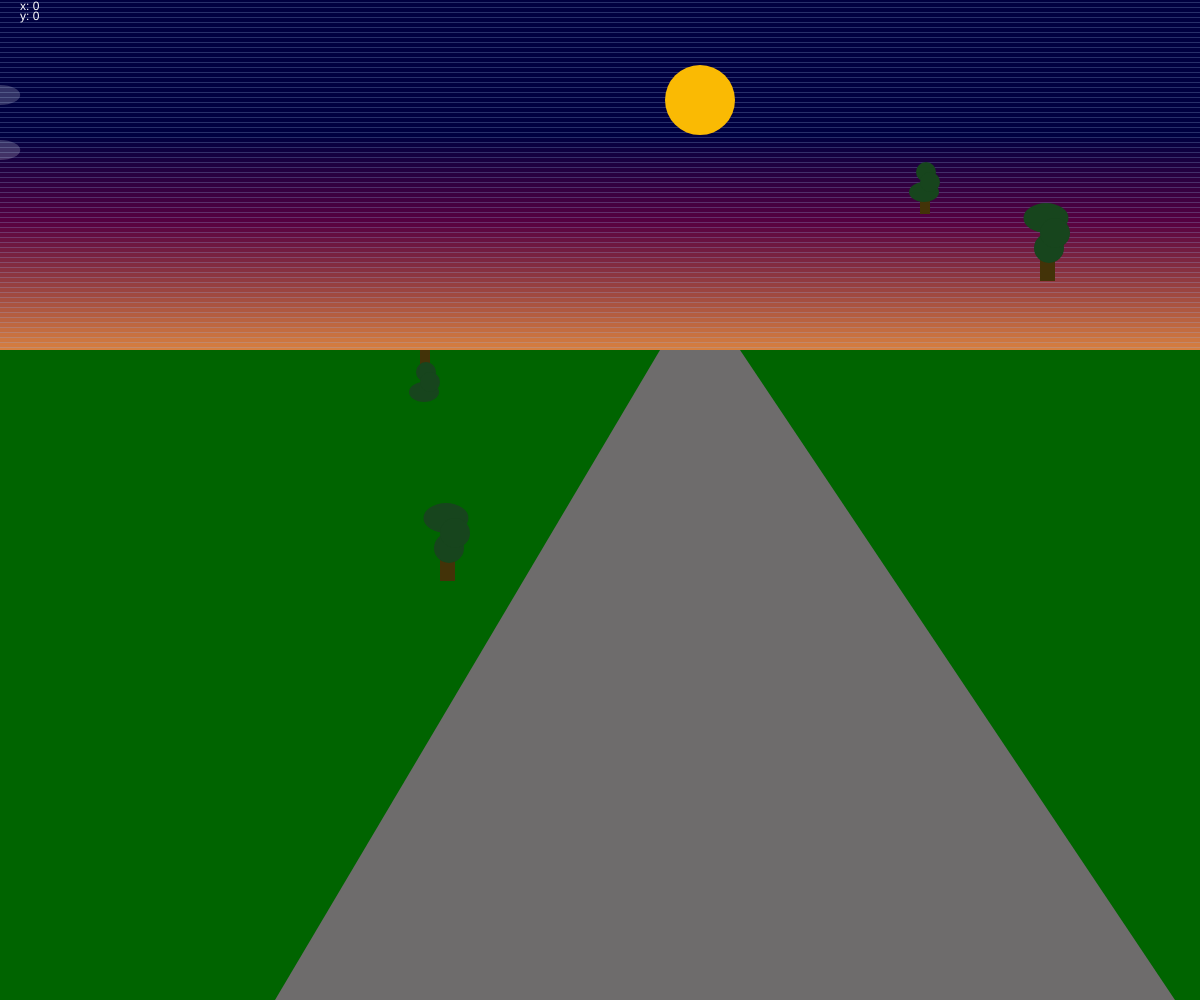
Frame 1 (no input)
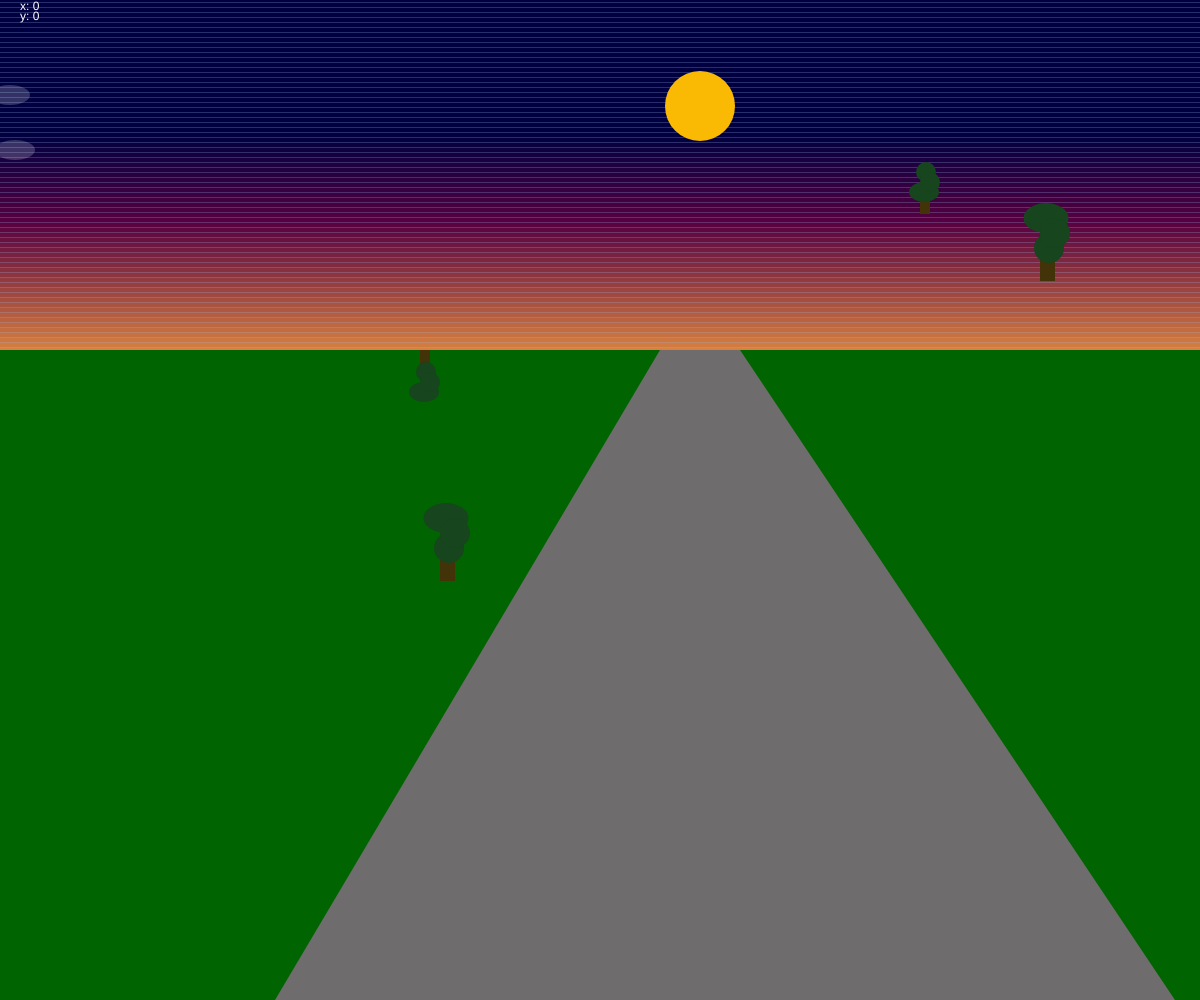
Frame 60 (no input)
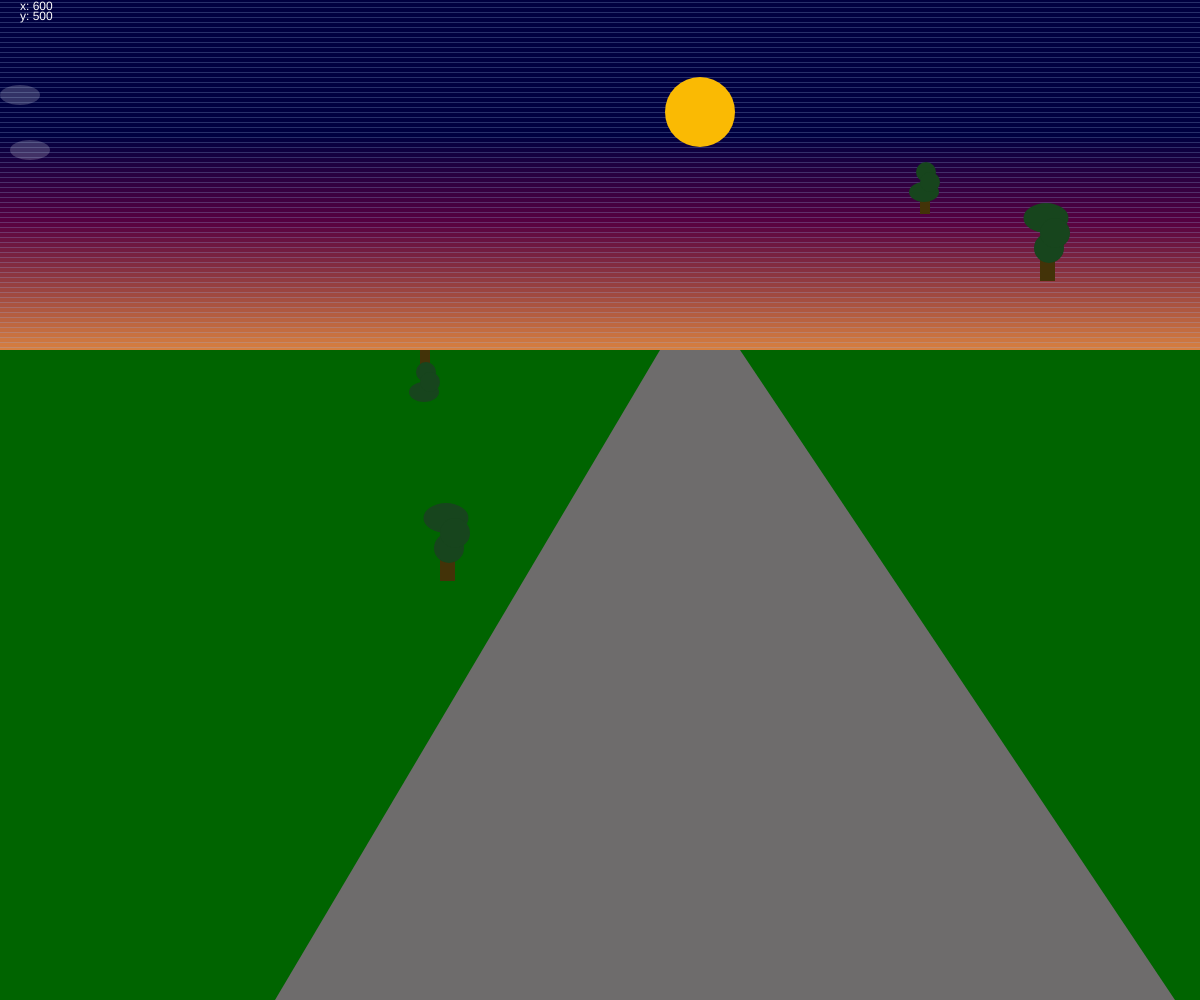
Frame 120 (the mouse pressed at the canvas centre since frame 60)

The p5.js sketch that drew these frames (run headless with seeded random() and noise() and a simulated clock; from frame 60 on, the mouse is pressed at the canvas centre):

// p5.js sketch
// ── sketch.js

function setup() {
  createCanvas(windowWidth, windowHeight);
} // end setup

function draw() {
  background(159, 189, 237);// rgb  0-255

  // pretty sky
  for(var i=0; i<=500; i+=5){
    strokeWeight(5);
    stroke(215-i,128-i,64);
    line(0,350-i,width,350-i); // x,y,x,y
  }

  // sun
  noStroke();
  fill(250,186, 3);
  ellipse(700,(100+frameCount/10),70,70); 1
  //text(frameCount,200,150);

  // mountains

  // cloud
  fill(255,255,255,50);
  ellipse(frameCount/4,150,40,20);
//cloud 2
  fill(255,255,255,50);
  ellipse(frameCount/6,95,40,20);

  // Green Ground
  noStroke();
  fill(0,100,0);// rgb
  rect(0,350,width,1000);
  //street
  fill('#6E6C6C');
 quad(660,350, 740, 350, 1175, 1000, 275, 1000);

  // left tree 1
  fill(67, 51, 8); // tree brown
  rect(420,350,10,20); // trunk
  fill(23, 69, 29);
  ellipse(426,372,20,20);// tree top
  ellipse(424,392,30,20);
  ellipse(430,382,20,20);
  //right tree1
  fill(67, 51, 8); // tree brown
  rect(920,194,10,20); // trunk
  fill(23, 69, 29);
  ellipse(926,172,20,20);// tree top
  ellipse(924,192,30,20);
  ellipse(930,182,20,20);

  // tree 2
  push();
    translate(-40,-40);
    scale(1.5);
    fill(67, 51, 8); // tree brown
    rect(320,394,10,20); // trunk
    fill(23, 69, 29);
    ellipse(326,392,20,20);// tree top
    ellipse(324,372,30,20);
    ellipse(330,382,20,20);
    pop();

push();
    translate(-40,-40);
    scale(1.5);
    fill(67, 51, 8); // tree brown
    rect(720,194,10,20); // trunk
    fill(23, 69, 29);
    ellipse(726,192,20,20);// tree top
    ellipse(724,172,30,20);
    ellipse(730,182,20,20);

  pop();

  //left tree 2




  mouseLocation();
} // end draw

function mouseLocation(){
  fill(255);
  text(("x: " + mouseX),20,10);
  text(("y: " + mouseY),20,20);
} // end mouseLocation

// ── bg.js
var daysunpos=200;
var nightsunpos=200;

function nighttime() {
  background(159, 189, 237); // rgb  0-255

  // pretty sky
  for (var i = 0; i <= 500; i += 5) {
    strokeWeight(10);
    stroke(215 - i, 128 - i, 64);
    line(0, 350 - i, width, 350 - i); // x,y,x,y
  }

  // sun
  noStroke();
  fill(250, 186, 3);
  ellipse(800, nightsunpos = nightsunpos + .1, 70, 70);
//  1
  //text(frameCount,200,150);



  // cloud
  fill(255, 255, 255, 50);
  ellipse(frameCount / 4, 150, 40, 20);
  //cloud 2
  fill(255, 255, 255, 50);
  ellipse(frameCount / 6, 95, 40, 20);

  // Green Ground
  noStroke();
  fill(0, 100, 0); // rgb
  rect(0, 350, width, 1000);

  fill(4, 107, 0); // rgb
  rect(0, 322, width, 1000);


  //street
  fill('#6E6C6C');
  quad(660, 350, 940, 350, 1375, 1000, 275, 1000);
   quad(690, 322, 907, 323, 1375, 1000, 275, 1000);


}


function daylight() {
  // pretty sky
  for (var i = 0; i <= 500; i += 5) {

   strokeWeight(10);
      stroke(477 - i, 128 - i, 64);
      line(0, 350 - i, width, 350 - i); // x,y,x,y
    }

  // sun
  noStroke();
  fill(250, 186, 3);
  ellipse(800, daysunpos = daysunpos - .1, 70, 70);
  //  1
  //text(frameCount,200,150);



  // cloud
  fill(255, 255, 255, 50);
  ellipse(frameCount / 4, 150, 40, 20);

  // Green Ground2
  noStroke();
  fill(4, 107, 0); // rgb
  rect(0, 322, width, 1000);
  // Green Ground
  noStroke();
  fill(0, 100, 0); // rgb
  rect(0, 350, width, 1000);
//mountians

fill('#C0C0C0');
strokeWeight(0);
triangle(276, 161, 440, 322, 107, 322);


fill('#A0A0A0');
strokeWeight(0);
triangle(123, 119, 440, 322, -15, 322);

fill('#A0A0A0');
strokeWeight(0);
triangle(427, 147, 609, 322, 238, 322);


//mountians 2nd setup
fill('#808080');
strokeWeight(0);
triangle(427, 147, 609, 322, 178, 322);

fill('#808080');
strokeWeight(0);
triangle(25, 138, 259, 322, -15, 322);


fill('#606060');
strokeWeight(0);
triangle(0, 169, 255, 322, -30, 322);

fill('#606060');
strokeWeight(0);
triangle(344, 179, 633, 322, 196, 322);



  fill('#6E6C6C');
  quad(660, 350, 940, 350, 1375, 1000, 275, 1000);
  //street
  fill('#6E6C6C');
  quad(690, 322, 907, 323, 1375, 1000, 275, 1000);

  mouseLocation();
} // end daylight
